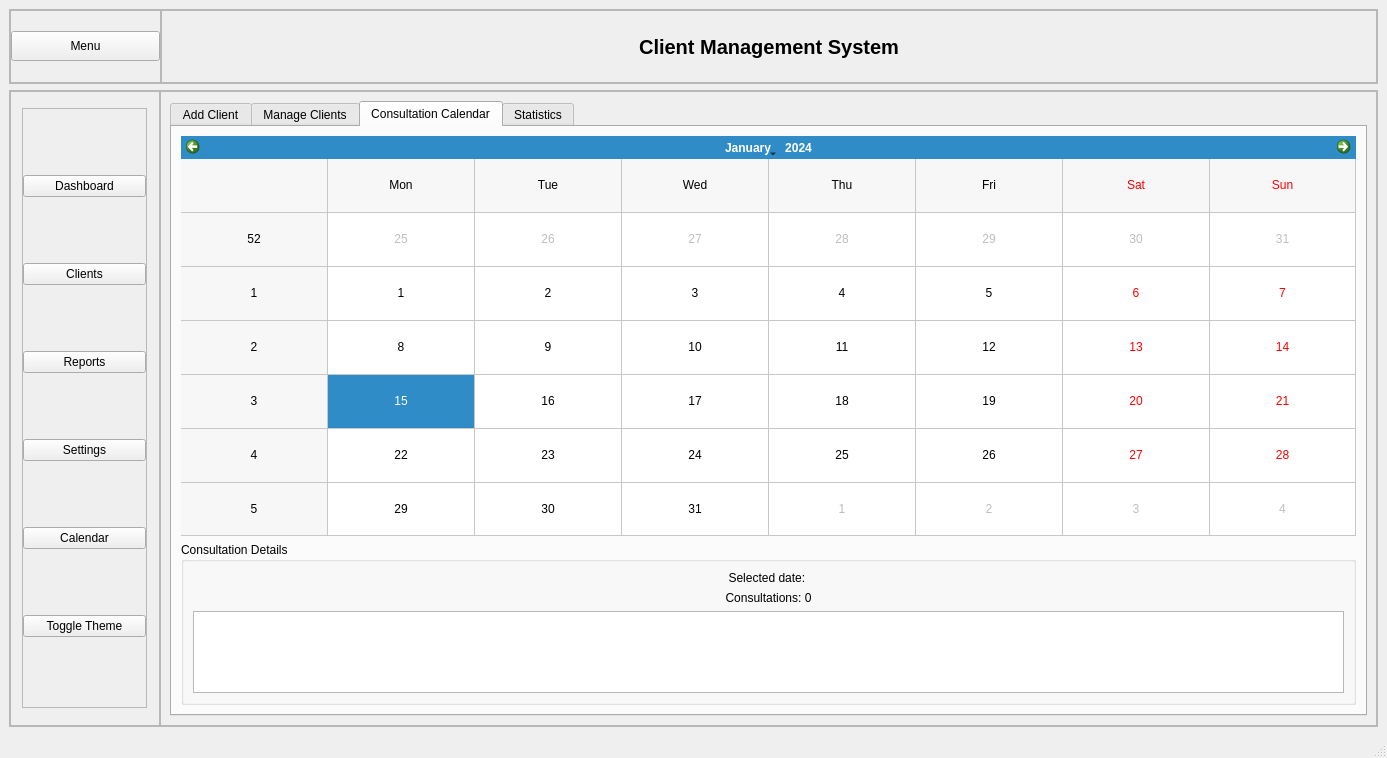
<?xml version="1.0" encoding="UTF-8"?>
<ui version="4.0">
 <class>MainWindow</class>
 <widget class="QMainWindow" name="MainWindow">
  <property name="geometry">
   <rect>
    <x>0</x>
    <y>0</y>
    <width>1387</width>
    <height>758</height>
   </rect>
  </property>
  <property name="sizePolicy">
   <sizepolicy hsizetype="Preferred" vsizetype="Preferred">
    <horstretch>0</horstretch>
    <verstretch>0</verstretch>
   </sizepolicy>
  </property>
  <property name="minimumSize">
   <size>
    <width>0</width>
    <height>600</height>
   </size>
  </property>
  <property name="windowTitle">
   <string>Client Management System</string>
  </property>
  <property name="styleSheet">
   <string notr="true"/>
  </property>
  <widget class="QWidget" name="centralwidget">
   <layout class="QVBoxLayout" name="verticalLayout">
    <item>
     <widget class="QFrame" name="header">
      <property name="sizePolicy">
       <sizepolicy hsizetype="Preferred" vsizetype="Preferred">
        <horstretch>0</horstretch>
        <verstretch>0</verstretch>
       </sizepolicy>
      </property>
      <property name="minimumSize">
       <size>
        <width>0</width>
        <height>75</height>
       </size>
      </property>
      <property name="maximumSize">
       <size>
        <width>16777215</width>
        <height>75</height>
       </size>
      </property>
      <property name="frameShape">
       <enum>QFrame::Shape::StyledPanel</enum>
      </property>
      <property name="frameShadow">
       <enum>QFrame::Shadow::Raised</enum>
      </property>
      <layout class="QHBoxLayout" name="horizontalLayout_2">
       <property name="spacing">
        <number>0</number>
       </property>
       <property name="leftMargin">
        <number>0</number>
       </property>
       <property name="topMargin">
        <number>0</number>
       </property>
       <property name="rightMargin">
        <number>0</number>
       </property>
       <property name="bottomMargin">
        <number>0</number>
       </property>
       <item>
        <widget class="QFrame" name="frame_3">
         <property name="minimumSize">
          <size>
           <width>50</width>
           <height>0</height>
          </size>
         </property>
         <property name="maximumSize">
          <size>
           <width>151</width>
           <height>16777215</height>
          </size>
         </property>
         <property name="frameShape">
          <enum>QFrame::Shape::StyledPanel</enum>
         </property>
         <property name="frameShadow">
          <enum>QFrame::Shadow::Raised</enum>
         </property>
         <layout class="QHBoxLayout" name="horizontalLayout_3">
          <property name="spacing">
           <number>0</number>
          </property>
          <property name="leftMargin">
           <number>0</number>
          </property>
          <property name="topMargin">
           <number>0</number>
          </property>
          <property name="rightMargin">
           <number>0</number>
          </property>
          <property name="bottomMargin">
           <number>0</number>
          </property>
          <item>
           <widget class="QPushButton" name="menuButton">
            <property name="sizePolicy">
             <sizepolicy hsizetype="Preferred" vsizetype="Fixed">
              <horstretch>0</horstretch>
              <verstretch>0</verstretch>
             </sizepolicy>
            </property>
            <property name="minimumSize">
             <size>
              <width>0</width>
              <height>30</height>
             </size>
            </property>
            <property name="maximumSize">
             <size>
              <width>16777215</width>
              <height>30</height>
             </size>
            </property>
            <property name="text">
             <string>Menu</string>
            </property>
            <property name="iconSize">
             <size>
              <width>24</width>
              <height>24</height>
             </size>
            </property>
           </widget>
          </item>
         </layout>
        </widget>
       </item>
       <item>
        <widget class="QFrame" name="frame_5">
         <property name="frameShape">
          <enum>QFrame::Shape::StyledPanel</enum>
         </property>
         <property name="frameShadow">
          <enum>QFrame::Shadow::Raised</enum>
         </property>
         <layout class="QVBoxLayout" name="verticalLayout_4">
          <item>
           <widget class="QLabel" name="label">
            <property name="font">
             <font>
              <pointsize>15</pointsize>
              <bold>true</bold>
             </font>
            </property>
            <property name="text">
             <string>Client Management System</string>
            </property>
            <property name="alignment">
             <set>Qt::AlignmentFlag::AlignCenter</set>
            </property>
           </widget>
          </item>
         </layout>
        </widget>
       </item>
      </layout>
     </widget>
    </item>
    <item>
     <widget class="QFrame" name="frame_2">
      <property name="frameShape">
       <enum>QFrame::Shape::StyledPanel</enum>
      </property>
      <property name="frameShadow">
       <enum>QFrame::Shadow::Raised</enum>
      </property>
      <layout class="QHBoxLayout" name="horizontalLayout">
       <property name="spacing">
        <number>0</number>
       </property>
       <property name="leftMargin">
        <number>0</number>
       </property>
       <property name="topMargin">
        <number>0</number>
       </property>
       <property name="rightMargin">
        <number>0</number>
       </property>
       <property name="bottomMargin">
        <number>0</number>
       </property>
       <item>
        <widget class="QFrame" name="sideMenu">
         <property name="minimumSize">
          <size>
           <width>150</width>
           <height>0</height>
          </size>
         </property>
         <property name="maximumSize">
          <size>
           <width>150</width>
           <height>16777215</height>
          </size>
         </property>
         <property name="frameShape">
          <enum>QFrame::Shape::StyledPanel</enum>
         </property>
         <property name="frameShadow">
          <enum>QFrame::Shadow::Raised</enum>
         </property>
         <layout class="QVBoxLayout" name="verticalLayout_2">
          <property name="spacing">
           <number>0</number>
          </property>
          <property name="leftMargin">
           <number>0</number>
          </property>
          <property name="topMargin">
           <number>0</number>
          </property>
          <property name="rightMargin">
           <number>0</number>
          </property>
          <property name="bottomMargin">
           <number>0</number>
          </property>
          <item alignment="Qt::AlignmentFlag::AlignHCenter|Qt::AlignmentFlag::AlignVCenter">
           <widget class="QFrame" name="frame_6">
            <property name="minimumSize">
             <size>
              <width>125</width>
              <height>600</height>
             </size>
            </property>
            <property name="maximumSize">
             <size>
              <width>150</width>
              <height>16777215</height>
             </size>
            </property>
            <property name="frameShape">
             <enum>QFrame::Shape::StyledPanel</enum>
            </property>
            <property name="frameShadow">
             <enum>QFrame::Shadow::Raised</enum>
            </property>
            <layout class="QVBoxLayout" name="verticalLayout_3">
             <property name="spacing">
              <number>0</number>
             </property>
             <property name="leftMargin">
              <number>0</number>
             </property>
             <property name="topMargin">
              <number>0</number>
             </property>
             <property name="rightMargin">
              <number>0</number>
             </property>
             <property name="bottomMargin">
              <number>0</number>
             </property>
             <item>
              <widget class="QPushButton" name="pushButton">
               <property name="styleSheet">
                <string notr="true">#label {
    color: white;
    padding: 5px;
    font-size: 15pt;
    font-weight: bold;
    text-shadow: 1px 1px 2px rgba(0, 0, 0, 0.3);
}</string>
               </property>
               <property name="text">
                <string>Dashboard</string>
               </property>
              </widget>
             </item>
             <item>
              <widget class="QPushButton" name="pushButton_2">
               <property name="text">
                <string>Clients</string>
               </property>
              </widget>
             </item>
             <item>
              <widget class="QPushButton" name="pushButton_3">
               <property name="text">
                <string>Reports</string>
               </property>
              </widget>
             </item>
             <item>
              <widget class="QPushButton" name="pushButton_4">
               <property name="text">
                <string>Settings</string>
               </property>
              </widget>
             </item>
             <item>
              <widget class="QPushButton" name="pushButton_5">
               <property name="text">
                <string>Calendar</string>
               </property>
              </widget>
             </item>
             <item>
              <widget class="QPushButton" name="themeButton">
               <property name="text">
                <string>Toggle Theme</string>
               </property>
              </widget>
             </item>
            </layout>
           </widget>
          </item>
         </layout>
        </widget>
       </item>
       <item>
        <widget class="QFrame" name="frame_4">
         <property name="sizePolicy">
          <sizepolicy hsizetype="Expanding" vsizetype="Preferred">
           <horstretch>0</horstretch>
           <verstretch>0</verstretch>
          </sizepolicy>
         </property>
         <property name="frameShape">
          <enum>QFrame::Shape::StyledPanel</enum>
         </property>
         <property name="frameShadow">
          <enum>QFrame::Shadow::Raised</enum>
         </property>
         <layout class="QVBoxLayout" name="verticalLayout_5">
          <item>
           <widget class="QTabWidget" name="tabWidget">
            <property name="currentIndex">
             <number>2</number>
            </property>
            <widget class="QWidget" name="ClientForm">
             <property name="contextMenuPolicy">
              <enum>Qt::ContextMenuPolicy::PreventContextMenu</enum>
             </property>
             <attribute name="title">
              <string>Add Client</string>
             </attribute>
             <layout class="QGridLayout" name="gridLayout_2">
              <item row="5" column="1">
               <widget class="QLineEdit" name="Consultant"/>
              </item>
              <item row="4" column="1">
               <widget class="QDateTimeEdit" name="searchDateButton_2">
                <property name="minimumSize">
                 <size>
                  <width>125</width>
                  <height>0</height>
                 </size>
                </property>
               </widget>
              </item>
              <item row="2" column="0">
               <widget class="QLabel" name="label_contact">
                <property name="text">
                 <string>Contact Info:</string>
                </property>
               </widget>
              </item>
              <item row="1" column="0">
               <widget class="QLabel" name="label_sector">
                <property name="text">
                 <string>Sector:</string>
                </property>
               </widget>
              </item>
              <item row="2" column="1">
               <widget class="QLineEdit" name="Contact_info"/>
              </item>
              <item row="5" column="0">
               <widget class="QLabel" name="label_consultant">
                <property name="text">
                 <string>Consultant ID:</string>
                </property>
               </widget>
              </item>
              <item row="6" column="1">
               <widget class="QPushButton" name="add">
                <property name="text">
                 <string>Add Client</string>
                </property>
               </widget>
              </item>
              <item row="1" column="1">
               <widget class="QLineEdit" name="Sector"/>
              </item>
              <item row="0" column="2" rowspan="7">
               <spacer name="horizontalSpacer">
                <property name="orientation">
                 <enum>Qt::Orientation::Horizontal</enum>
                </property>
                <property name="sizeHint" stdset="0">
                 <size>
                  <width>40</width>
                  <height>20</height>
                 </size>
                </property>
               </spacer>
              </item>
              <item row="0" column="0">
               <widget class="QLabel" name="label_name">
                <property name="text">
                 <string>Name:</string>
                </property>
               </widget>
              </item>
              <item row="0" column="1">
               <widget class="QLineEdit" name="Name"/>
              </item>
              <item row="4" column="0">
               <widget class="QLabel" name="label_date">
                <property name="text">
                 <string>Consultation Date:</string>
                </property>
               </widget>
              </item>
              <item row="3" column="1">
               <widget class="QLineEdit" name="Email"/>
              </item>
              <item row="3" column="0">
               <widget class="QLabel" name="label_email">
                <property name="text">
                 <string>Email:</string>
                </property>
               </widget>
              </item>
             </layout>
            </widget>
            <widget class="QWidget" name="listClient">
             <attribute name="title">
              <string>Manage Clients</string>
             </attribute>
             <layout class="QVBoxLayout" name="verticalLayout_6">
              <item>
               <widget class="QGroupBox" name="searchGroupBox">
                <property name="title">
                 <string>Search</string>
                </property>
                <layout class="QHBoxLayout" name="searchLayout">
                 <item>
                  <widget class="QComboBox" name="searchCriteriaComboBox">
                   <item>
                    <property name="text">
                     <string>Name</string>
                    </property>
                   </item>
                   <item>
                    <property name="text">
                     <string>Sector</string>
                    </property>
                   </item>
                   <item>
                    <property name="text">
                     <string>Email</string>
                    </property>
                   </item>
                   <item>
                    <property name="text">
                     <string>Contact</string>
                    </property>
                   </item>
                   <item>
                    <property name="text">
                     <string>Date  Time</string>
                    </property>
                   </item>
                   <item>
                    <property name="text">
                     <string>Consultant</string>
                    </property>
                   </item>
                  </widget>
                 </item>
                 <item>
                  <widget class="QLineEdit" name="searchInput">
                   <property name="placeholderText">
                    <string>Type to search...</string>
                   </property>
                  </widget>
                 </item>
                 <item>
                  <widget class="QPushButton" name="resetSearchButton">
                   <property name="text">
                    <string>Reset Search</string>
                   </property>
                  </widget>
                 </item>
                </layout>
               </widget>
              </item>
              <item>
               <widget class="QTableView" name="tableView">
                <property name="selectionMode">
                 <enum>QAbstractItemView::SelectionMode::SingleSelection</enum>
                </property>
                <property name="selectionBehavior">
                 <enum>QAbstractItemView::SelectionBehavior::SelectRows</enum>
                </property>
               </widget>
              </item>
              <item>
               <layout class="QHBoxLayout" name="horizontalLayout_4">
                <item>
                 <spacer name="horizontalSpacer_2">
                  <property name="orientation">
                   <enum>Qt::Orientation::Horizontal</enum>
                  </property>
                  <property name="sizeHint" stdset="0">
                   <size>
                    <width>40</width>
                    <height>20</height>
                   </size>
                  </property>
                 </spacer>
                </item>
                <item>
                 <widget class="QPushButton" name="Delet">
                  <property name="text">
                   <string>Delete</string>
                  </property>
                 </widget>
                </item>
                <item>
                 <widget class="QPushButton" name="update">
                  <property name="text">
                   <string>Update</string>
                  </property>
                 </widget>
                </item>
                <item>
                 <widget class="QPushButton" name="exportPdfButton">
                  <property name="text">
                   <string>PDF</string>
                  </property>
                 </widget>
                </item>
               </layout>
              </item>
             </layout>
            </widget>
            <widget class="QWidget" name="calendarTab">
             <attribute name="title">
              <string>Consultation Calendar</string>
             </attribute>
             <layout class="QVBoxLayout" name="verticalLayout_7">
              <item>
               <widget class="QCalendarWidget" name="consultationCalendar">
                <property name="minimumSize">
                 <size>
                  <width>0</width>
                  <height>400</height>
                 </size>
                </property>
                <property name="gridVisible">
                 <bool>true</bool>
                </property>
               </widget>
              </item>
              <item>
               <widget class="QGroupBox" name="calendarDetailsBox">
                <property name="title">
                 <string>Consultation Details</string>
                </property>
                <layout class="QVBoxLayout" name="verticalLayout_8">
                 <item>
                  <widget class="QLabel" name="selectedDateLabel">
                   <property name="text">
                    <string>Selected date: </string>
                   </property>
                   <property name="alignment">
                    <set>Qt::AlignmentFlag::AlignCenter</set>
                   </property>
                  </widget>
                 </item>
                 <item>
                  <widget class="QLabel" name="consultationCountLabel">
                   <property name="text">
                    <string>Consultations: 0</string>
                   </property>
                   <property name="alignment">
                    <set>Qt::AlignmentFlag::AlignCenter</set>
                   </property>
                  </widget>
                 </item>
                 <item>
                  <widget class="QTableView" name="dateConsultationsView">
                   <property name="selectionMode">
                    <enum>QAbstractItemView::SelectionMode::SingleSelection</enum>
                   </property>
                   <property name="selectionBehavior">
                    <enum>QAbstractItemView::SelectionBehavior::SelectRows</enum>
                   </property>
                  </widget>
                 </item>
                </layout>
               </widget>
              </item>
             </layout>
            </widget>
            <widget class="QWidget" name="tab">
             <attribute name="title">
              <string>Statistics</string>
             </attribute>
             <layout class="QVBoxLayout" name="verticalLayoutStats">
              <item>
               <widget class="QGroupBox" name="statsTextGroup">
                <property name="title">
                 <string>Statistical Summary</string>
                </property>
                <layout class="QVBoxLayout" name="verticalLayoutText">
                 <item>
                  <widget class="QTextEdit" name="statsDisplay">
                   <property name="readOnly">
                    <bool>true</bool>
                   </property>
                  </widget>
                 </item>
                </layout>
               </widget>
              </item>
              <item>
               <layout class="QHBoxLayout" name="buttonLayout">
                <item>
                 <spacer name="horizontalSpacer2">
                  <property name="orientation">
                   <enum>Qt::Orientation::Horizontal</enum>
                  </property>
                  <property name="sizeHint" stdset="0">
                   <size>
                    <width>40</width>
                    <height>20</height>
                   </size>
                  </property>
                 </spacer>
                </item>
                <item>
                 <widget class="QPushButton" name="refreshStatsButton">
                  <property name="text">
                   <string>Refresh Statistics</string>
                  </property>
                 </widget>
                </item>
               </layout>
              </item>
             </layout>
            </widget>
           </widget>
          </item>
         </layout>
        </widget>
       </item>
      </layout>
     </widget>
    </item>
   </layout>
  </widget>
  <widget class="QStatusBar" name="statusBar"/>
 </widget>
 <resources/>
 <connections/>
</ui>
